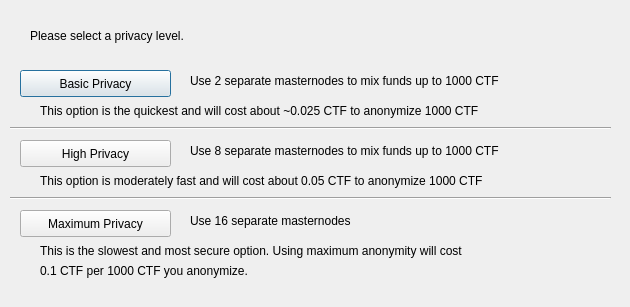
<?xml version="1.0" encoding="UTF-8"?>
<ui version="4.0">
 <class>DarksendConfig</class>
 <widget class="QDialog" name="DarksendConfig">
  <property name="geometry">
   <rect>
    <x>0</x>
    <y>0</y>
    <width>630</width>
    <height>307</height>
   </rect>
  </property>
  <property name="windowTitle">
   <string>Configure PrivateSend</string>
  </property>
  <widget class="QPushButton" name="buttonBasic">
   <property name="geometry">
    <rect>
     <x>20</x>
     <y>70</y>
     <width>151</width>
     <height>27</height>
    </rect>
   </property>
   <property name="text">
    <string>Basic Privacy</string>
   </property>
  </widget>
  <widget class="QPushButton" name="buttonHigh">
   <property name="geometry">
    <rect>
     <x>20</x>
     <y>140</y>
     <width>151</width>
     <height>27</height>
    </rect>
   </property>
   <property name="text">
    <string>High Privacy</string>
   </property>
  </widget>
  <widget class="QPushButton" name="buttonMax">
   <property name="geometry">
    <rect>
     <x>20</x>
     <y>210</y>
     <width>151</width>
     <height>27</height>
    </rect>
   </property>
   <property name="text">
    <string>Maximum Privacy</string>
   </property>
  </widget>
  <widget class="QLabel" name="label">
   <property name="geometry">
    <rect>
     <x>30</x>
     <y>20</y>
     <width>571</width>
     <height>31</height>
    </rect>
   </property>
   <property name="text">
    <string>Please select a privacy level.</string>
   </property>
  </widget>
  <widget class="QLabel" name="label_2">
   <property name="geometry">
    <rect>
     <x>190</x>
     <y>70</y>
     <width>421</width>
     <height>21</height>
    </rect>
   </property>
   <property name="text">
    <string>Use 2 separate masternodes to mix funds up to 1000 CTF</string>
   </property>
  </widget>
  <widget class="QLabel" name="label_3">
   <property name="geometry">
    <rect>
     <x>190</x>
     <y>140</y>
     <width>411</width>
     <height>21</height>
    </rect>
   </property>
   <property name="text">
    <string>Use 8 separate masternodes to mix funds up to 1000 CTF</string>
   </property>
  </widget>
  <widget class="QLabel" name="label_4">
   <property name="geometry">
    <rect>
     <x>190</x>
     <y>210</y>
     <width>421</width>
     <height>21</height>
    </rect>
   </property>
   <property name="text">
    <string>Use 16 separate masternodes</string>
   </property>
  </widget>
  <widget class="QLabel" name="label_6">
   <property name="geometry">
    <rect>
     <x>40</x>
     <y>100</y>
     <width>561</width>
     <height>21</height>
    </rect>
   </property>
   <property name="text">
    <string>This option is the quickest and will cost about ~0.025 CTF to anonymize 1000 CTF</string>
   </property>
  </widget>
  <widget class="QLabel" name="label_7">
   <property name="geometry">
    <rect>
     <x>40</x>
     <y>170</y>
     <width>561</width>
     <height>21</height>
    </rect>
   </property>
   <property name="text">
    <string>This option is moderately fast and will cost about 0.05 CTF to anonymize 1000 CTF</string>
   </property>
  </widget>
  <widget class="QLabel" name="label_8">
   <property name="geometry">
    <rect>
     <x>40</x>
     <y>240</y>
     <width>561</width>
     <height>21</height>
    </rect>
   </property>
   <property name="text">
    <string>This is the slowest and most secure option. Using maximum anonymity will cost</string>
   </property>
  </widget>
  <widget class="QLabel" name="label_9">
   <property name="geometry">
    <rect>
     <x>40</x>
     <y>260</y>
     <width>561</width>
     <height>21</height>
    </rect>
   </property>
   <property name="text">
    <string>0.1 CTF per 1000 CTF you anonymize.</string>
   </property>
  </widget>
  <widget class="Line" name="line">
   <property name="geometry">
    <rect>
     <x>10</x>
     <y>120</y>
     <width>601</width>
     <height>16</height>
    </rect>
   </property>
   <property name="orientation">
    <enum>Qt::Horizontal</enum>
   </property>
  </widget>
  <widget class="Line" name="line_2">
   <property name="geometry">
    <rect>
     <x>10</x>
     <y>190</y>
     <width>601</width>
     <height>16</height>
    </rect>
   </property>
   <property name="orientation">
    <enum>Qt::Horizontal</enum>
   </property>
  </widget>
 </widget>
 <resources/>
 <connections/>
</ui>
